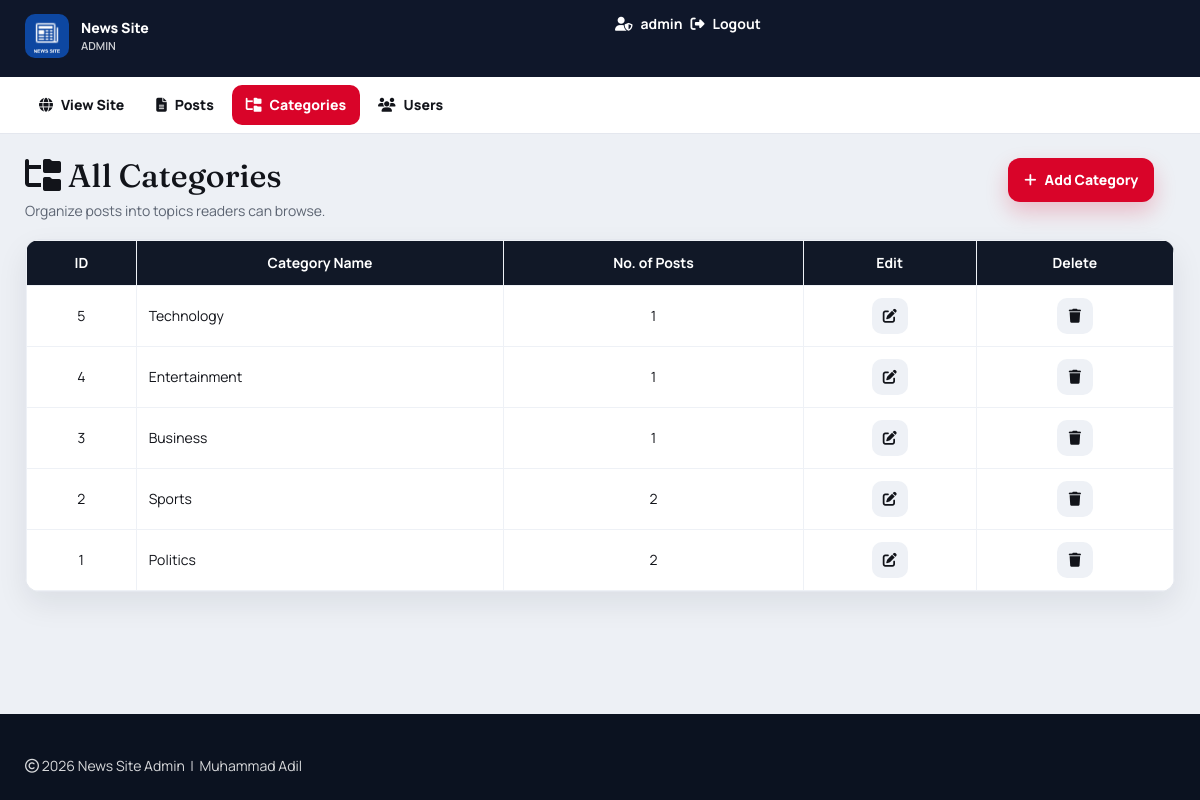
The app's page /admin/category.php (signed in) with its own data.
### tables this page shows
CREATE TABLE `category` (
  `id` int(11) NOT NULL AUTO_INCREMENT,
  `category_name` varchar(100) NOT NULL,
  `post` int(11) NOT NULL DEFAULT 0,
  PRIMARY KEY (`id`)
);

### includes/helpers.php (called while the page is built, shortened)
<?php
function e($value)
{
    return htmlspecialchars((string) $value, ENT_QUOTES, 'UTF-8');
}

### admin/category.php (the view, shortened to what this page needs)
<?php
include "header.php";
include "config.php";
?>
<div id="admin-content">
    <div class="container">
        <div class="row">
            <div class="col-xs-12 col-sm-8 col-md-10">
                <h1 class="admin-heading"><i class="fa-solid fa-folder-tree"></i> All Categories</h1>
                <p class="admin-sub">Organize posts into topics readers can browse.</p>
            </div>
            <div class="col-xs-12 col-sm-4 col-md-2">
                <a class="add-new btn btn-brand" href="add-category.php"><i class="fa-solid fa-plus"></i> Add Category</a>
            </div>
            <div class="col-xs-12">
                <?php
                 $limit = 10;
                 $page = isset($_GET['page']) ? max(1, (int) $_GET['page']) : 1;
                 $offset = ($page - 1) * $limit;
                 $sql = "SELECT * FROM category ORDER BY id DESC LIMIT {$offset}, {$limit}";
                 $result = mysqli_query($conn, $sql) or die("query failed.");
                 if (mysqli_num_rows($result) > 0) {
                  ?>
                <div class="table-wrap">
                <table class="content-table">
                    <thead>
                        <tr>
                        <th>ID</th>
                        <th>Category Name</th>
                        <th>No. of Posts</th>
                        <th>Edit</th>
                        <th>Delete</th>
                        </tr>
                    </thead>
                    <tbody>
                        <?php while ($row = mysqli_fetch_assoc($result)) { ?>
                            <tr>
                              <td class="id"><?php echo (int) $row['id']; ?></td>
                              <td><?php echo e($row['category_name']); ?></td>
                              <td><?php echo (int) $row['post']; ?></td>
                             <td class="edit">
                               <a class="action-btn edit-btn" href="update-category.php?id=<?php echo (int) $row['id']; ?>" title="Edit">
                                 <i class="fa-solid fa-pen-to-square"></i>
                               </a>
                             </td>
                            <td class="delete">
                              <a class="action-btn delete-btn" href="delete-category.php?id=<?php echo (int) $row['id']; ?>" title="Delete" onclick="return confirm('Delete this category?');">
                                <i class="fa-solid fa-trash"></i>
                              </a>
                            </td>
                            </tr>
                        <?php } ?>
                    </tbody>
                </table>
                </div>
                <?php
                 } else {
                    echo "<p class='empty-state'>No categories yet.</p>";
                 }
                  ?>
            </div>
        </div>
    </div>
</div>
<?php include "footer.php"; ?>

### css/style.css (style rules this page uses)
:root { --ink: #12141a; --muted: #5c6472; --line: #e4e7ee; --page: #f3f5f8; --surface: #ffffff; --brand: #111827; --accent: #d90429; --accent-dark: #b00321; --nav: #0f172a; --shadow: 0 12px 30px rgba(17, 24, 39, 0.08); --radius: 14px; --font-display: "Fraunces", Georgia, serif; --font-body: "Manrope", "Segoe UI", sans-serif; }
*, *::before, *::after { box-sizing: border-box; }
html { -webkit-text-size-adjust: 100%; scroll-behavior: smooth; }
body { margin: 0; color: var(--ink); background: radial-gradient(circle at top right, rgba(217, 4, 41, 0.06), transparent 28%), linear-gradient(180deg, #fafbfc 0%, var(--page) 40%); font-family: var(--font-body); overflow-x: hidden; }
a { color: inherit; text-decoration: none; }
.container { width: 100%; max-width: 1180px; }
.btn { display: inline-flex; align-items: center; justify-content: center; gap: 8px; border: 0; border-radius: 12px; font-weight: 750; font-family: var(--font-body); line-height: 1.2; transition: transform 0.15s ease, background 0.15s ease, color 0.15s ease, box-shadow 0.15s ease; }
.btn-accent, .btn.btn-primary, .btn-brand { background: var(--accent) !important; color: #fff !important; padding: 11px 16px; box-shadow: 0 10px 22px rgba(217, 4, 41, 0.22); }
.admin-body { background: #edf0f5; }
#admin-content { padding: 24px 0 40px; min-height: 70vh; }
#admin-content .admin-heading { font-family: var(--font-display); font-size: 32px; margin: 0 0 8px; }
.admin-sub { color: var(--muted); margin: 0 0 18px; }
#admin-content .add-new { display: inline-flex; align-items: center; justify-content: center; gap: 8px; min-height: 44px; background: var(--accent); color: #fff; border-radius: 12px; padding: 10px 16px; font-weight: 750; }
.table-wrap { overflow-x: auto; background: #fff; border: 1px solid var(--line); border-radius: 14px; box-shadow: var(--shadow); }
.content-table { width: 100%; margin: 0; border: 0; }
.content-table thead { background: #111827; color: #fff; }
.content-table th, .content-table td { padding: 12px; border: 1px solid #eef1f6; text-align: center; vertical-align: middle; }
.content-table tbody td:nth-child(2), .content-table tbody .title-cell { text-align: left; }
.action-btn { display: inline-flex; align-items: center; justify-content: center; width: 36px; height: 36px; border-radius: 10px; background: #eef1f6; color: var(--ink); }

### records on screen
category: id "5", category_name "Technology", post "1"
category: id "4", category_name "Entertainment", post "1"
category: id "3", category_name "Business", post "1"
category: id "2", category_name "Sports", post "2"
category: id "1", category_name "Politics", post "2"

### other values on screen
$_SESSION["username"] "admin"
